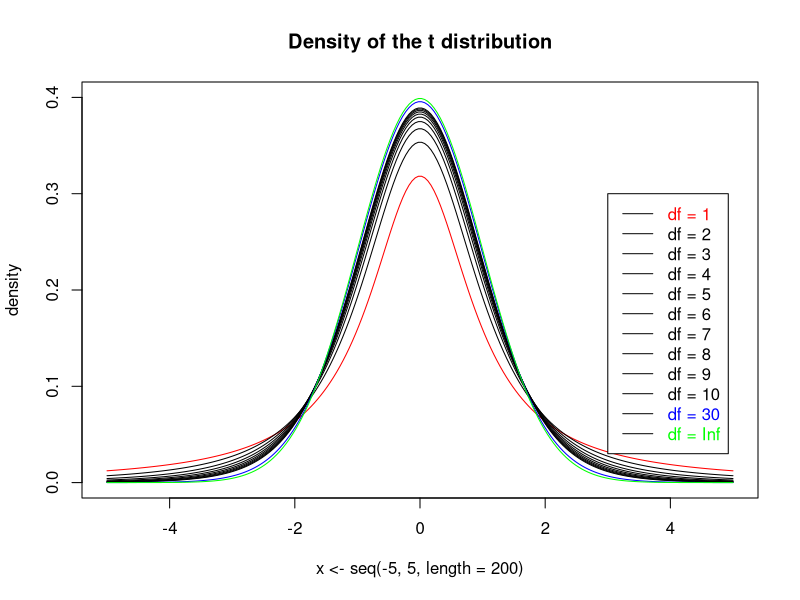

This figure's R source: (Note: this script raises an error after producing the figure.)
###   t-density plot

plot(x<-seq(-5,5,length=200), dt(x, 1), type="l", col="red", ylim=c(0,.4), ylab="density")
title("Density of the t distribution")
for(df in c(2:10))
	lines(x, dt(x,df))
lines(x, dt(x,30), col="blue")
lines(x, dnorm(x), col="green")
dflist<-c(1:10,30,Inf)
legend(3, 0.3, 
	legend = paste("df =", dflist),
	lty=rep(1, length(dflist)),
	text.col=c("red", rep("black", length(dflist)-3), "blue", "green")
	)
pngSave("t-density")

plot(x<-seq(1.9, 3 ,length=200), pt(x, 1), type="l", col="red", ylab="cum prob", ylim=c(.7,1))
title("Cum prob of the t distribution")
for(df in c(2:10))
	lines(x, pt(x,df))
lines(x, pt(x,30), col="blue")
lines(x, pnorm(x), col="green")
dflist<-c(1:10,30,Inf)
legend(2.8, 0.85, 
	legend = paste("df =", dflist),
	lty=rep(1, length(dflist)),
	text.col=c("red", rep("black", length(dflist)-3), "blue", "green")
	)
pngSave("t-cum")
